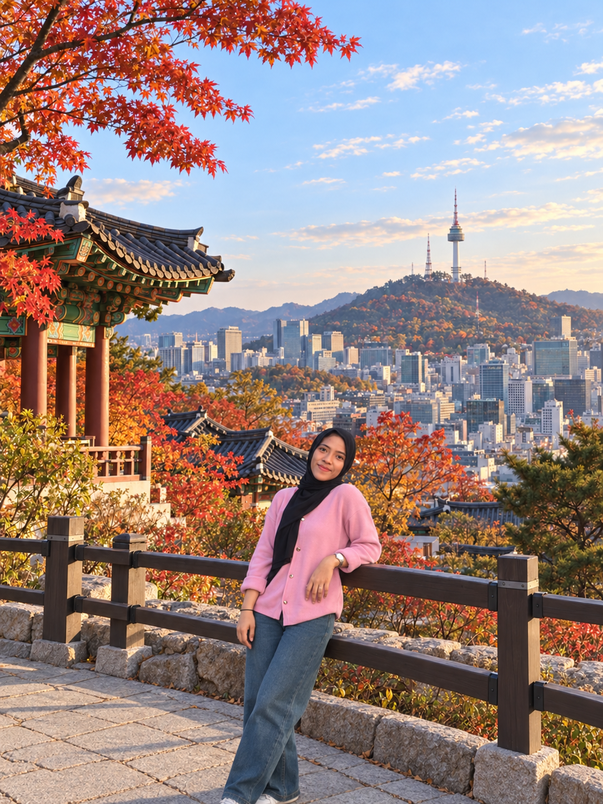
#> input picture gambar.png, 603 x 804 px, shrunk from 1086 x 1448 before the run
$ python 2a_mirroring_gabungan.py
#> lines starting #> are read from the running program, lines starting #| are printed output that depends on the picture
#> in main, citra_asli is the input picture: shape (804, 603, 3); mean R, G, B 151.4, 131.4, 128.3
# pyright: reportUnknownMemberType=false

from pathlib import Path

import imageio.v3 as img
import matplotlib.pyplot as plt
import numpy as np
from numpy.typing import NDArray


def mirroring_gabungan(
    citra: NDArray[np.uint8]
) -> NDArray[np.uint8]:
    # Balik kiri dan kanan.
    horizontal = citra[:, ::-1]
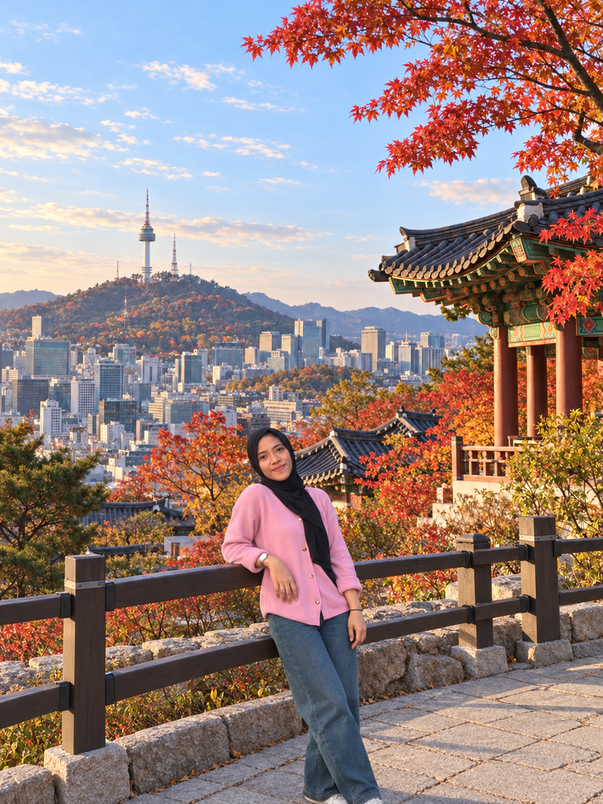
#> horizontal: shape (804, 603, 3); mean R, G, B 151.4, 131.4, 128.3

    # Balik atas dan bawah pada hasil horizontal.
    gabungan = horizontal[::-1, :]
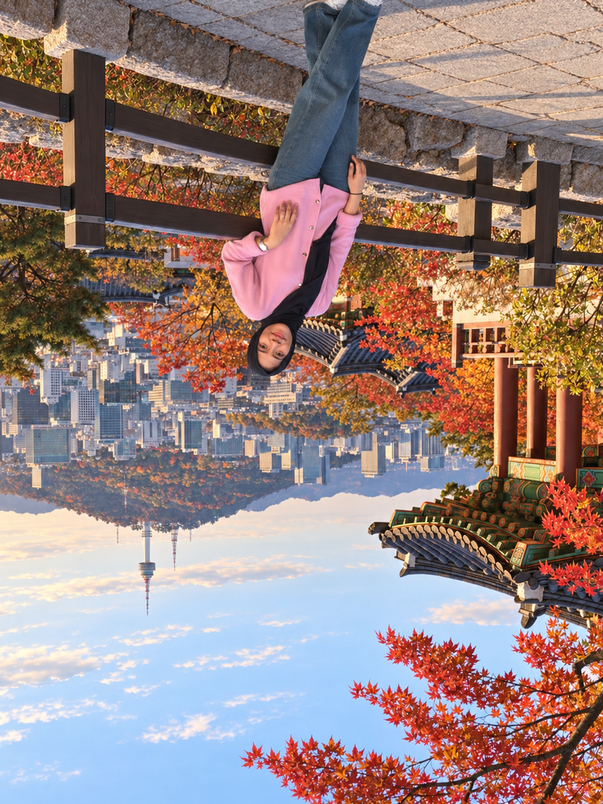
#> gabungan: shape (804, 603, 3); mean R, G, B 151.4, 131.4, 128.3

    return gabungan.copy()


def main() -> None:
    folder = Path(__file__).resolve().parent
    file_gambar = folder / "gambar.png"

    if not file_gambar.exists():
        raise FileNotFoundError(
            "Letakkan gambar.png di folder yang sama "
            "dengan 2a_mirroring_gabungan.py."
        )

    citra_asli = np.asarray(
        img.imread(file_gambar, mode="RGB"),
        dtype=np.uint8
    )

    citra_hasil = mirroring_gabungan(citra_asli)

    folder_hasil = folder / "hasil_2a"
    folder_hasil.mkdir(exist_ok=True)

    img.imwrite(
        folder_hasil / "hasil_mirroring_gabungan.png",
        citra_hasil
    )

    fig, axes = plt.subplots(2, 1, figsize=(12, 8))

    axes[0].imshow(citra_asli)
    axes[0].set_title("Citra Asli")
    axes[0].axis("off")

    axes[1].imshow(citra_hasil)
    axes[1].set_title(
        "Mirroring Horizontal dan Vertikal Bersamaan"
    )
    axes[1].axis("off")

    fig.tight_layout()

    fig.savefig(
        folder_hasil / "perbandingan_mirroring_gabungan.png",
        dpi=150
    )
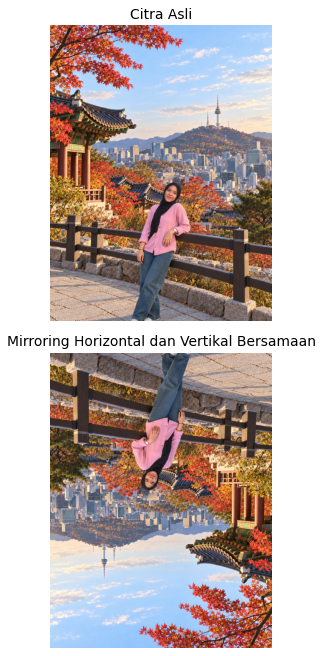
#> figure drawn by matplotlib, 2 panels

    print("Mirroring gabungan berhasil.")
    print("Gambar dibalik kiri-kanan sekaligus atas-bawah.")
    print("Ukuran gambar tetap.")
    print("Hasil disimpan di:", folder_hasil)

    plt.show()


if __name__ == "__main__":
    main()
